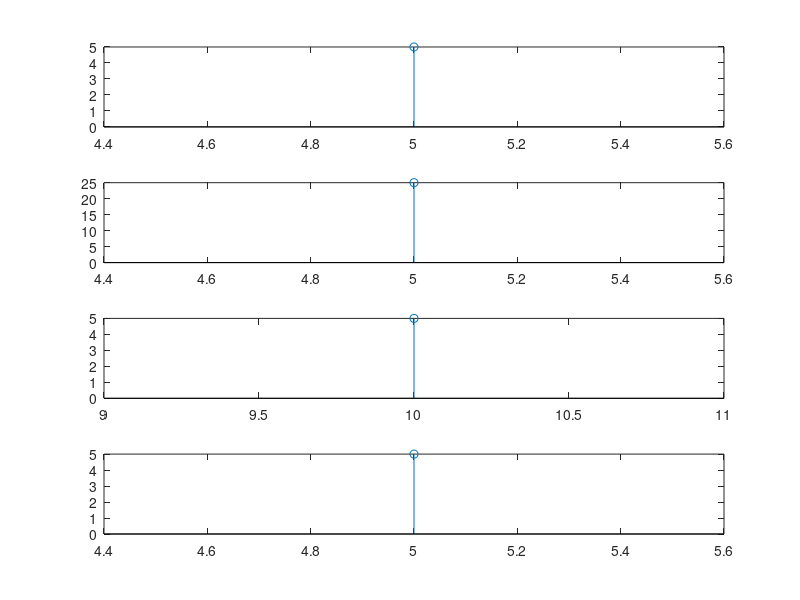

Source code (MATLAB):
clc;
clear all;
tmin = input('enter tmin');
tmax = input('enter tmax');
x= input('enter the sequence');
sh = input('enter the shift');
m = input('enter the scaling factor');
tscale = tmin:tmax;
k = length(tscale);
%Scaling
for i = 1:k
    h(i) = m*x(i);h
end
%shifting
tshift = tmin+sh:tmax+sh;
for j = 1:k
   g(j) = x(j); 
end;
%reversal
r = fliplr(x);r
subplot(4,1,1);
stem(tscale,x);
subplot(4,1,2);
stem(tscale,h);
subplot(4,1,3);
stem(tshift,g);
subplot(4,1,4);
stem(tscale,r);


